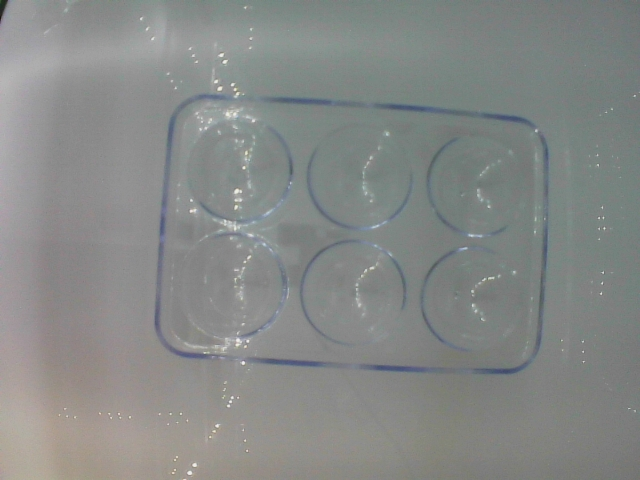
//> input picture Pictures/back_egg.jpg, 640 x 480 px
$ ./img_sub   (built with g++ and OpenCV 4)
//> lines starting //> are read from the running program, lines starting //| are printed output that depends on the picture
/*
 * img_sub.cpp
 *
 *  Created on: Sep 6, 2017
 *      Author: hjpark
 */


//opencv
#include <opencv2/opencv.hpp>
//C
#include <stdio.h>
//C++
#include <iostream>
#include <sstream>

using namespace cv;
using namespace std;
Ptr<BackgroundSubtractor> pMOG2; //MOG2 Background subtractor
int g_thresh = 40;
Mat dst, bin;
Mat Foreground;

//int to string helper function
// [49 lines left out: functions intToString, on_trackbar, not called in this run]

int main(int argc, char* argv[])
{
	char key;
	Mat grayImage1,grayImage2, thresholdImage;

	Mat fgMaskMOG2; //fg mask fg mask generated by MOG2 method

	 //create GUI windows
    namedWindow("Backgroud");
	namedWindow("Foreground");
	namedWindow("Mask");
	namedWindow("DST");
	namedWindow("thresholdImage");


	  //create Background Subtractor objects
	//pMOG2 = createBackgroundSubtractorMOG2(); //MOG2 approach
	//Mat Backgroud = imread("/home/hjpark/Pictures/pic2.jpg");
	//Mat Backgroud = imread("../../Pictures/BlackBack01.jpg");
Mat Backgroud = imread("../../Pictures/back_egg.jpg");
//> Backgroud is the input picture: 480 rows x 640 cols, CV_8UC3; mean B, G, R 135.2, 137, 134.1
	//Mat Backgroud = imread("/home/hjpark/Pictures/ref4eggsb.jpg");

    if( Backgroud.empty() )                      // Check for invalid input
    {
        cout <<  "Could not open or find the image" << std::endl ;
        return -1;
    }
    cvtColor(Backgroud,grayImage1,COLOR_BGR2GRAY);

    // Foreground = imread("/home/hjpark/Pictures/pic1.jpg");
     //Foreground = imread("../../Pictures/eggsAsetBlack08.jpg");
 Foreground = imread("../../Pictures/front_egg.jpg");
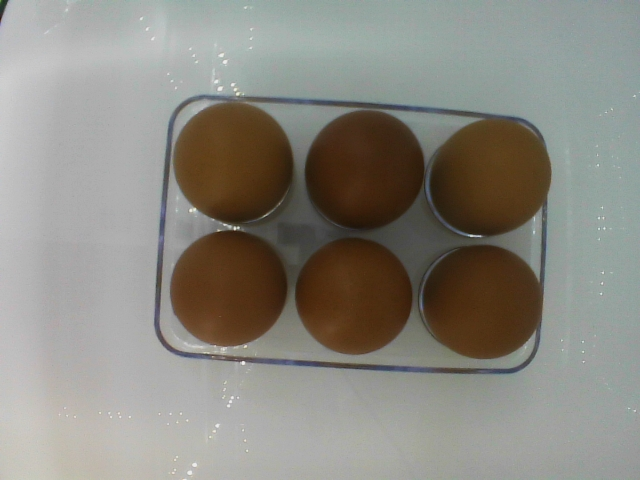
//> input picture Pictures/front_egg.jpg, 640 x 480 px
//> Foreground is the input picture: 480 rows x 640 cols, CV_8UC3; mean B, G, R 129.1, 137, 139.2
    // Foreground = imread("../../Pictures/eggsAsetBlack01.jpg");
    // Foreground = imread("/home/hjpark/Pictures/ref4eggs2.jpg");

    if( Foreground.empty() )                      // Check for invalid input
       {
           cout <<  "Could not open or find the image" << std::endl ;
           return -1;
       }
    cvtColor(Foreground,grayImage2,COLOR_BGR2GRAY);
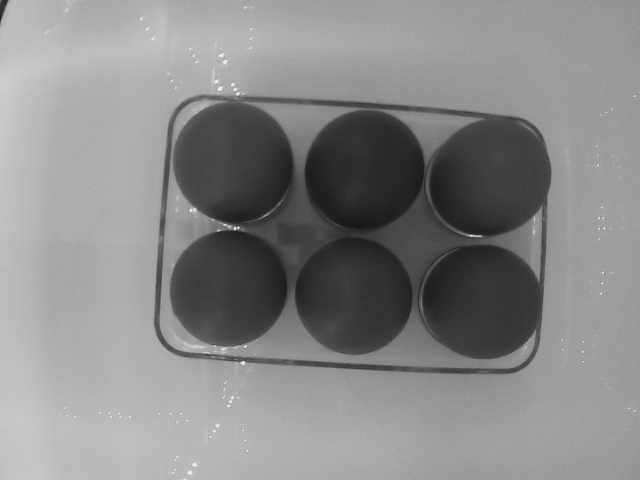
//> grayImage2: 480 rows x 640 cols, CV_8UC1; min 22, max 235, mean 136.8

	//resize(Backgroud, Backgroud, cv::Size(Backgroud.cols * 0.5,Backgroud.rows * 0.5), 0, 0, CV_INTER_LINEAR);
	//resize(Foreground, Foreground, cv::Size(Foreground.cols * 0.5,Foreground.rows * 0.5), 0, 0, CV_INTER_LINEAR);


	imshow("Backgroud", Backgroud);
	imshow("Foreground", Foreground);


	// [7 lines of commented-out code are left out]
absdiff(grayImage1,grayImage2,fgMaskMOG2);
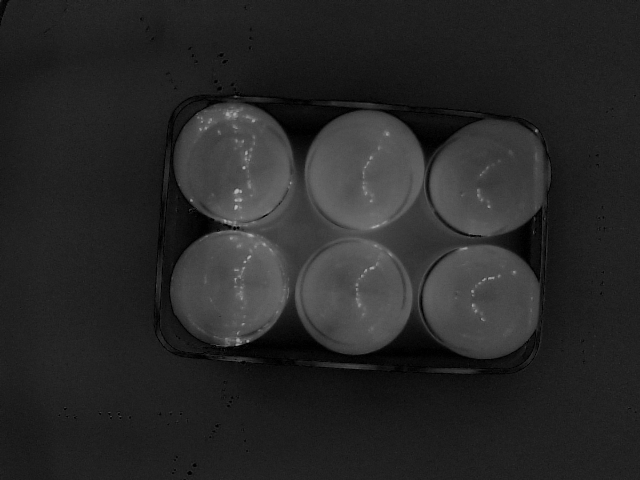
//> fgMaskMOG2: 480 rows x 640 cols, CV_8UC1; min 0, max 185, mean 39.6
//	subtract(Backgroud,Foreground,fgMaskMOG2);

	imshow("Mask", fgMaskMOG2);
	// [9 lines of commented-out code are left out]
//> (the run ends here: the program needs code that is not available in this run, at `threshold(fgMaskMOG2,thresholdImage,SENSITIVITY_VALUE,255,THRESH_BINAR..`)
